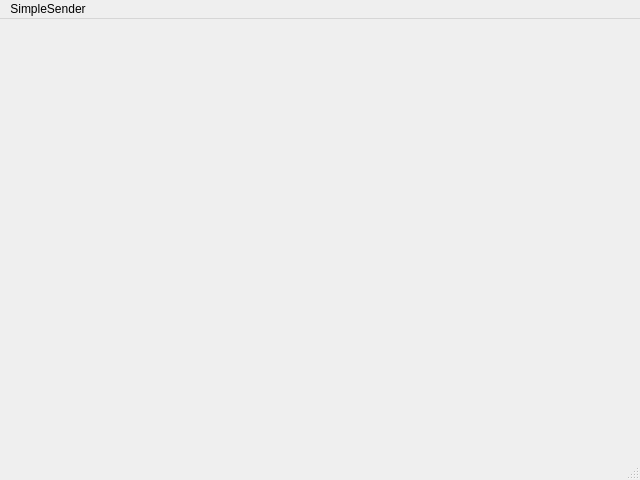
<?xml version="1.0" encoding="UTF-8"?>
<ui version="4.0">
 <class>MainWindow</class>
 <widget class="QMainWindow" name="MainWindow">
  <property name="geometry">
   <rect>
    <x>0</x>
    <y>0</y>
    <width>640</width>
    <height>480</height>
   </rect>
  </property>
  <property name="windowTitle">
   <string>MainWindow</string>
  </property>
  <widget class="QWidget" name="centralwidget">
   <layout class="QGridLayout" name="gridLayout">
    <item row="0" column="0">
     <layout class="QHBoxLayout" name="baseLayout"/>
    </item>
   </layout>
  </widget>
  <widget class="QMenuBar" name="menubar">
   <property name="geometry">
    <rect>
     <x>0</x>
     <y>0</y>
     <width>640</width>
     <height>20</height>
    </rect>
   </property>
   <widget class="QMenu" name="menuSimpleSender">
    <property name="title">
     <string>SimpleSender</string>
    </property>
   </widget>
   <addaction name="menuSimpleSender"/>
  </widget>
  <widget class="QStatusBar" name="statusbar"/>
 </widget>
 <resources/>
 <connections/>
</ui>
